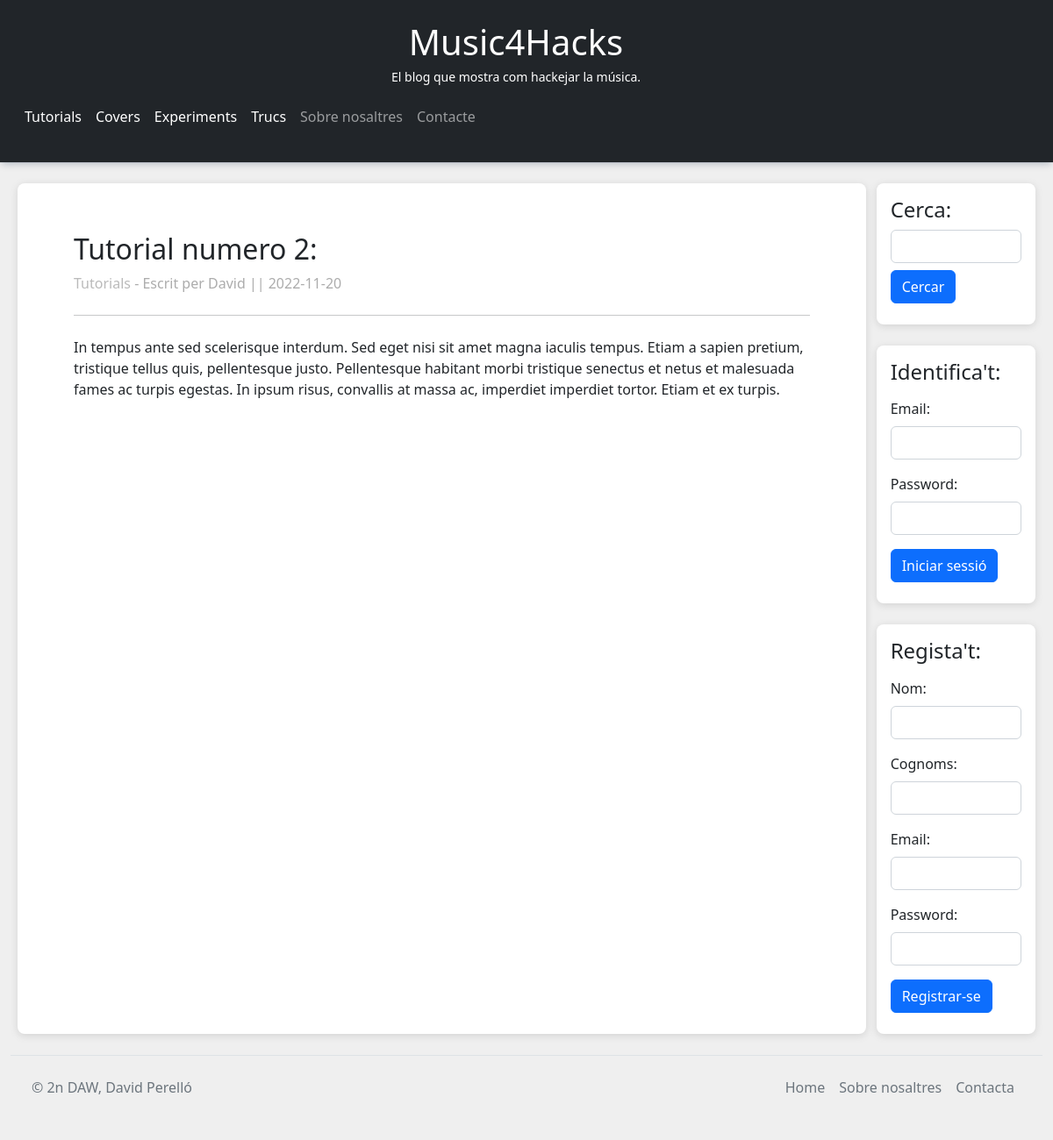
/entrades.php?id=2, run on the app's committed database.
### tables this page shows
CREATE TABLE categories(
id      int(255) auto_increment not null,
nombre  varchar(100),
CONSTRAINT pk_categories PRIMARY KEY(id)
);

CREATE TABLE entrades(
id              int(255) auto_increment not null,
usuari_id      int(255) not null,
categoria_id    int(255) not null,
titol          varchar(255) not null,
descripcio     MEDIUMTEXT,
data           date not null,
CONSTRAINT pk_entrades PRIMARY KEY(id),
CONSTRAINT fk_entrada_usuari FOREIGN KEY(usuari_id) REFERENCES usuaris(id),
CONSTRAINT fk_entrada_categoria FOREIGN KEY(categoria_id) REFERENCES categories(id) ON DELETE NO ACTION
);

CREATE TABLE usuaris(
id          int(255) auto_increment not null,
nom      varchar(100) not null,
cognom   varchar(100) not null,
email       varchar(255) not null,
password    varchar(255) not null,
data       date not null,
CONSTRAINT pk_usuaris PRIMARY KEY(id),
CONSTRAINT uq_email UNIQUE(email)
);

### includes/functions.php (called while the page is built, shortened)
<?php
function getCategories($args = []): array {
    $cats = selectDB(array('table' => 'categories', 'fields' => $args), true);
    return $cats;
}
function selectDB($args = ['table' => '', 'fields' => [], 'order' => 'DESC', 'pagination' => array(0, 0), 'operator' => '='], $alwaysArray = false): array {
    $data = [];
    $select = '*';
    $where = '';
    $order = $args['order'] ?? 'ASC';
    $pagination = isset($args['pagination']) ? 'LIMIT ' . implode(", ", $args['pagination']) : '';
    $op = $args['operator'] ?? '=';
    $fields = $args['fields'] ?? array();
    $whereValues = ['types' => [], 'values' => []];
    if (empty($args['table'])) {
        return $data;
    }else{
        $table = $args['table'];
    }
    if (!empty($fields)) {
        if (!in_array('...', array_values($fields))) {
            $select = implode(', ', array_keys($fields));
        } else {
            unset($fields[array_search('...', $fields)]);
        }
        foreach ($fields as $key => $value) {
            if (!empty($value)) {
                $where .= empty($where) ? 'WHERE ' : ' AND ';
                $where .= "`$key` $op ?";
                if (gettype($value) == 'integer') {
                    array_push($whereValues['types'], 'i');
                    array_push($whereValues['values'], intval($value));
                } else {
                    array_push($whereValues['types'], str_contains($key, 'id') ? 'i' : 's');
                    array_push($whereValues['values'], $value);
                }
            }
        }
    }
    $qry = "SELECT $select FROM $table $where ORDER BY `id` $order $pagination";
    try {
        $consulta = $conn->prepare($qry);
        !empty($where) ? $consulta->bind_param(implode($whereValues['types']), ...$whereValues['values']) : null;
        $consulta->execute();
    } catch (mysqli_sql_exception $e) {
        print_r($e);
        $conn->close();
        return $data;
    }
    $result = $consulta->get_result();
    $dades = array();
    while ($reg = $result->fetch_assoc()) {
        array_push($dades, $reg);
    }
    if ($alwaysArray) {
        return $dades;
    } else {
        return sizeof($dades) == 1 ? $dades[0] : $dades;
    }
}

### entrades.php (the view, shortened to what this page needs)
<?php
include_once 'includes/functions.php';
$action = $_GET['action'] ?? 'view';
switch ($action) {
    default:
        $entryData = selectDB(array('table' => 'entrades', 'fields' => array('id' => $_GET['id'], '...')));
        break;
}
include_once 'includes/header.php';
?>
<div class="main-content col-md-8 col-lg-9 col-xl-10 p-4">
    <?php endif;
    if ($action == 'view') :
        $categoryData = selectDB(array('table' => 'categories', 'fields' => array('id' => $entryData['categoria_id'], '...')));
        $userData = selectDB(array('table' => 'usuaris', 'fields' => array('id' => $entryData['usuari_id'], '...')))
    ?>
        <div class="container-fluid mt-4">
            <div class="row mx-3">
                <div class="header entry-header col mt-2">
                    <h2><?= $entryData['titol'] ?>:</h2>
                    <p><a href="categories.php?id=<?= $entryData['categoria_id'] ?>"><?= $categoryData['nombre'] ?></a> - Escrit per <?= $userData['nom'] ?> || <?= $entryData['data'] ?></p>
                </div>
                <div class="col-12">
                    <hr class="mt-2">
                </div>
            </div>
            <div class="row mx-3">
                <div class="col mt-2 ">
                    <?= nl2br($entryData['descripcio']) ?>
                </div>
            </div>
        </div>
    <?php endif; ?>
</div>
<?php include 'includes/sidebar.php';
include_once 'includes/footer.php';

### includes/header.php (shortened to what this page needs)
<?php
require_once 'functions.php';
?>
<!DOCTYPE html>
<html lang="ca-ES">
<head>
    <link href="https://cdn.jsdelivr.net/npm/bootstrap@5.2.1/dist/css/bootstrap.min.css" rel="stylesheet">
    <link rel="stylesheet" href="assets/css/custom.css">
</head>
<body>
    <div class="container-fluid">
    <header class="row py-4 text-bg-dark text-center">
        <div class="row align-items-center slogan">
            <a href="index.php"><h1>Music4Hacks</h1></a>
            <h2 class="small">El blog que mostra com hackejar la música.</h2>
        </div>
        <div class="row px-4">
            <nav class=" navbar navbar-expand-sm navbar-dark px-2">
            <div class="collapse navbar-collapse" id="navbarSupportedContent">
                <ul class="navbar-nav mr-auto">
                    <?php
                    foreach (getCategories() as $categoria) {
                        echo '<li class="nav-item"><a href="categories.php?id='.$categoria['id'].'" class="nav-link active">'.$categoria['nombre'].'</a></li>';
                    }
                    ?>
                    <li class="nav-item"><a href="aboutus.php" class="nav-link">Sobre nosaltres</a></li>
                    <li class="nav-item"><a href="contact.php" class="nav-link">Contacte</a></li>
                </ul>
            </div>
            </nav>
        </div>
    </header>
    <div class="row my-4 mx-2 page-content">

### assets/css/custom.css (style rules this page uses)
body { background-color: #EFEFEF; }
body header { box-shadow: rgba(9, 30, 66, 0.25) 0px 4px 8px -2px, rgba(9, 30, 66, 0.08) 0px 0px 0px 1px; }
body header a, body header a:hover { color: white; text-decoration: none; }
body div.main-content { background-color: white; border-radius: 8px; box-shadow: rgba(99, 99, 99, 0.2) 0px 2px 8px 0px; }
.header p { color: rgb(172, 172, 172); }
.header p a { color: rgb(186, 186, 186); }
.entry-preview a, .entry-header a { text-decoration: none; color: black; }

### data on the page
categories: nombre "Tutorials"
categories: nombre "Covers"
categories: nombre "Experiments"
categories: nombre "Trucs"
entrades: titol "Tutorial numero 2", data "2022-11-20", descripcio "In tempus ante sed scelerisque interdum. Sed eget nisi sit amet magna iaculis tempus. Etiam a sapien pretium, tristique tellus quis, pellentesque justo. Pellentesque habitant morbi tristique senectus et netus et malesuada fames ac turpis egestas. In ipsum risus, convallis at massa ac, imperdiet imperdiet tortor. Etiam et ex turpis."
usuaris: nom "David"
